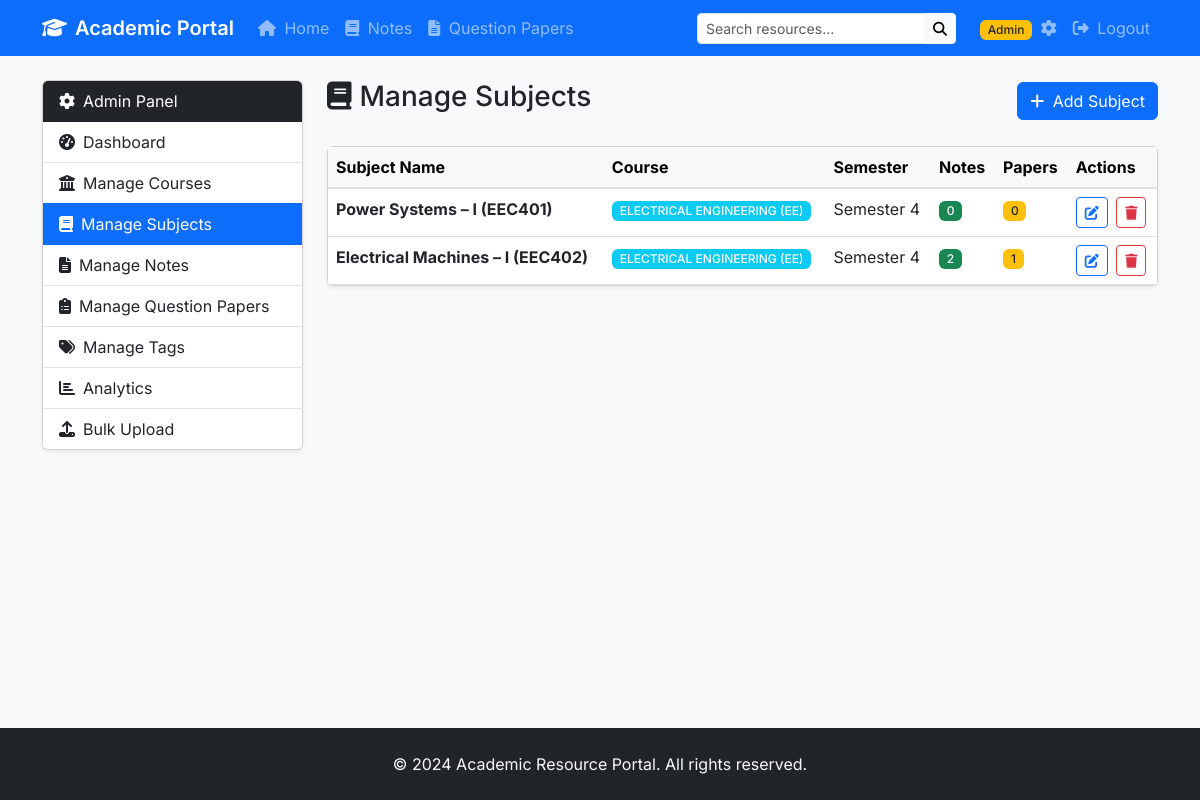
Before: /admin/subjects (signed in) with the older database file.
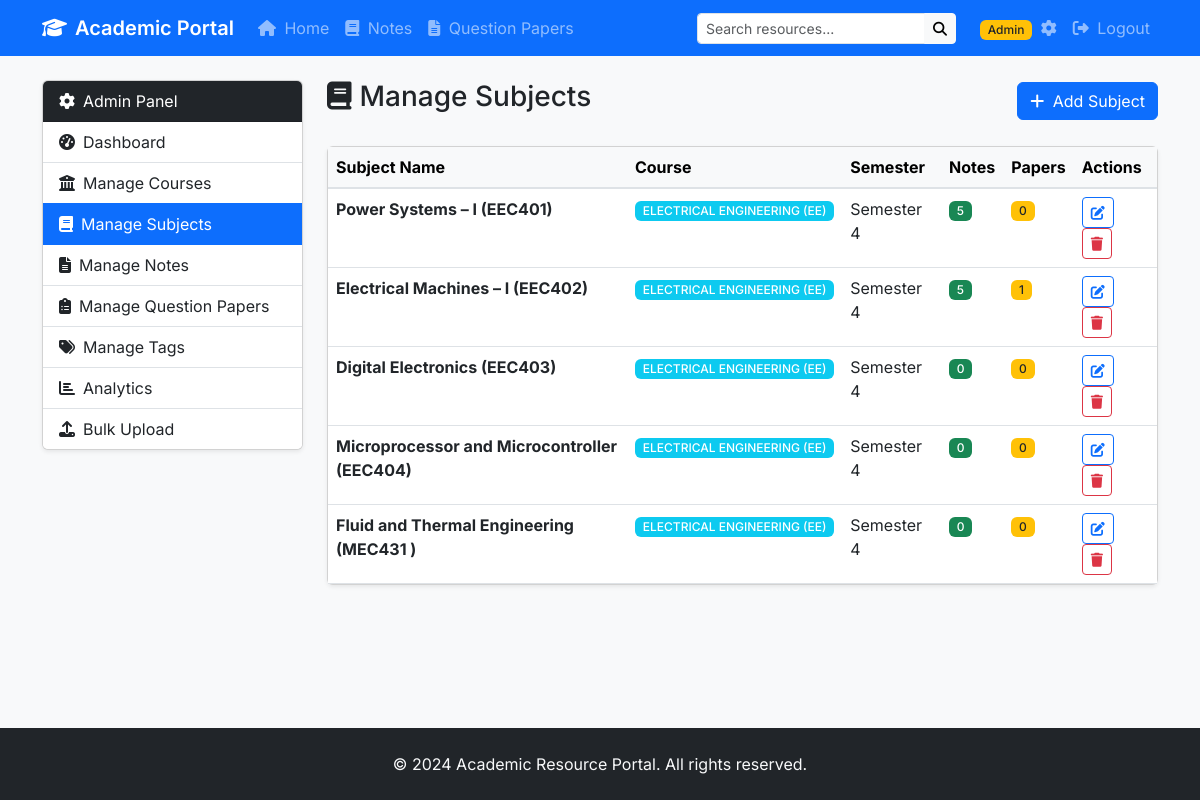
After: the same page with the newer database file.
### models.py (models this page shows, shortened)
class Subject(db.Model):
    id = db.Column(db.Integer, primary_key=True)
    name = db.Column(db.String(100), nullable=False)
    course_id = db.Column(db.Integer, db.ForeignKey('course.id'), nullable=False)
    semester = db.Column(db.Integer, nullable=False)
    created_at = db.Column(db.DateTime, default=datetime.utcnow)
    notes = db.relationship('Note', backref='subject', lazy=True, cascade='all, delete-orphan')
    question_papers = db.relationship('QuestionPaper', backref='subject', lazy=True, cascade='all, delete-orphan')

class Course(db.Model):
    id = db.Column(db.Integer, primary_key=True)
    name = db.Column(db.String(100), unique=True, nullable=False)
    description = db.Column(db.Text)
    created_at = db.Column(db.DateTime, default=datetime.utcnow)
    subjects = db.relationship('Subject', backref='course', lazy=True, cascade='all, delete-orphan')

### routes.py (the view)
@app.route('/admin/subjects')
@login_required
def admin_subjects():
    subjects = Subject.query.join(Course).order_by(Course.name, Subject.semester).all()
    return render_template('admin/subjects.html', subjects=subjects)

### routes.py (called while the page is built)
@login_manager.user_loader
def load_user(user_id):
    return Admin.query.get(int(user_id))

### templates/admin/subjects.html (shortened to what this page needs)
{% extends "admin/base_admin.html" %}
{% block admin_content %}
<div class="d-flex justify-content-between align-items-center mb-4">
    <h3><i class="fas fa-book me-2"></i>Manage Subjects</h3>
    <a href="{{ url_for('admin_add_subject') }}" class="btn btn-primary">
        <i class="fas fa-plus me-1"></i> Add Subject
    </a>
</div>
{% if subjects %}
<div class="card shadow-sm">
    <div class="table-responsive">
        <table class="table table-hover mb-0">
            <thead class="table-light">
                <tr>
                    <th>Subject Name</th>
                    <th>Course</th>
                    <th>Semester</th>
                    <th>Notes</th>
                    <th>Papers</th>
                    <th>Actions</th>
                </tr>
            </thead>
            <tbody>
                {% for subject in subjects %}
                <tr>
                    <td><strong>{{ subject.name }}</strong></td>
                    <td><span class="badge bg-info">{{ subject.course.name }}</span></td>
                    <td>Semester {{ subject.semester }}</td>
                    <td><span class="badge bg-success">{{ subject.notes|length }}</span></td>
                    <td><span class="badge bg-warning text-dark">{{ subject.question_papers|length }}</span></td>
                    <td>
                        <a href="{{ url_for('admin_edit_subject', subject_id=subject.id) }}" class="btn btn-sm btn-outline-primary me-1">
                            <i class="fas fa-edit"></i>
                        </a>
                        <form action="{{ url_for('admin_delete_subject', subject_id=subject.id) }}" method="post" class="d-inline" onsubmit="return confirm('Are you sure? This will delete all notes and question papers under this subject.')">
                            <button type="submit" class="btn btn-sm btn-outline-danger">
                                <i class="fas fa-trash"></i>
                            </button>
                        </form>
                    </td>
                </tr>
                {% endfor %}
            </tbody>
        </table>
    </div>
</div>
{% else %}
<div class="alert alert-info">
    <i class="fas fa-info-circle me-2"></i>No subjects yet. <a href="{{ url_for('admin_add_subject') }}">Add your first subject</a>.
</div>
{% endif %}
{% endblock %}

### templates/admin/base_admin.html
{% extends "base.html" %}
{% block content %}
<div class="row">
    <div class="col-md-3 mb-4">
        <div class="card shadow-sm">
            <div class="card-header bg-dark text-white">
                <i class="fas fa-cog me-2"></i>Admin Panel
            </div>
            <div class="list-group list-group-flush">
                <a href="{{ url_for('admin_dashboard') }}" class="list-group-item list-group-item-action {% if request.endpoint == 'admin_dashboard' %}active{% endif %}">
                    <i class="fas fa-tachometer-alt me-2"></i>Dashboard
                </a>
                <a href="{{ url_for('admin_courses') }}" class="list-group-item list-group-item-action {% if 'course' in request.endpoint %}active{% endif %}">
                    <i class="fas fa-university me-2"></i>Manage Courses
                </a>
                <a href="{{ url_for('admin_subjects') }}" class="list-group-item list-group-item-action {% if 'subject' in request.endpoint %}active{% endif %}">
                    <i class="fas fa-book me-2"></i>Manage Subjects
                </a>
                <a href="{{ url_for('admin_notes') }}" class="list-group-item list-group-item-action {% if 'note' in request.endpoint %}active{% endif %}">
                    <i class="fas fa-file-alt me-2"></i>Manage Notes
                </a>
                <a href="{{ url_for('admin_question_papers') }}" class="list-group-item list-group-item-action {% if 'question_paper' in request.endpoint %}active{% endif %}">
                    <i class="fas fa-clipboard-list me-2"></i>Manage Question Papers
                </a>
                <a href="{{ url_for('admin_tags') }}" class="list-group-item list-group-item-action {% if 'tag' in request.endpoint %}active{% endif %}">
                    <i class="fas fa-tags me-2"></i>Manage Tags
                </a>
                <a href="{{ url_for('admin_analytics') }}" class="list-group-item list-group-item-action {% if request.endpoint == 'admin_analytics' %}active{% endif %}">
                    <i class="fas fa-chart-bar me-2"></i>Analytics
                </a>
                <a href="{{ url_for('admin_bulk_upload') }}" class="list-group-item list-group-item-action {% if request.endpoint == 'admin_bulk_upload' %}active{% endif %}">
                    <i class="fas fa-upload me-2"></i>Bulk Upload
                </a>
            </div>
        </div>
    </div>
    <div class="col-md-9">
        {% block admin_content %}{% endblock %}
    </div>
</div>
{% endblock %}

### templates/base.html (shortened to what this page needs)
<!DOCTYPE html>
<html lang="en">
<head>
    <link href="https://cdnjs.cloudflare.com/ajax/libs/font-awesome/6.4.0/css/all.min.css" rel="stylesheet">
    <link href="https://cdn.jsdelivr.net/npm/bootstrap@5.3.0/dist/css/bootstrap.min.css" rel="stylesheet">
    <link href="{{ url_for('static', filename='css/style.css') }}" rel="stylesheet">
</head>
<body>
    <nav class="navbar navbar-expand-lg navbar-dark bg-primary sticky-top">
        <div class="container">
            <a class="navbar-brand d-flex align-items-center" href="{{ url_for('index') }}">
                <i class="fas fa-graduation-cap me-2"></i>
                <span class="fw-semibold">Academic Portal</span>
            </a>
            <div class="collapse navbar-collapse" id="navbarNav">
                <ul class="navbar-nav me-auto">
                    <li class="nav-item">
                        <a class="nav-link" href="{{ url_for('index') }}">
                            <i class="fas fa-home me-1"></i> Home
                        </a>
                    </li>
                    <li class="nav-item">
                        <a class="nav-link" href="{{ url_for('notes') }}">
                            <i class="fas fa-book me-1"></i> Notes
                        </a>
                    </li>
                    <li class="nav-item">
                        <a class="nav-link" href="{{ url_for('question_papers') }}">
                            <i class="fas fa-file-alt me-1"></i> Question Papers
                        </a>
                    </li>
                </ul>
                <form class="d-flex me-3" action="{{ url_for('search') }}" method="GET">
                    <div class="input-group">
                        <input type="text" class="form-control form-control-sm" name="q" placeholder="Search resources..." value="{{ request.args.get('q', '') }}" style="min-width: 200px;">
                        <button class="btn btn-light btn-sm" type="submit">
                            <i class="fas fa-search"></i>
                        </button>
                    </div>
                </form>
                <ul class="navbar-nav">
                    {% if current_user.is_authenticated %}
                    <li class="nav-item">
                        <a class="nav-link" href="{{ url_for('admin_dashboard') }}">
                            <span class="badge bg-warning text-dark me-1">Admin</span>
                            <i class="fas fa-cog"></i>
                        </a>
                    </li>
                    <li class="nav-item">
                        <a class="nav-link" href="{{ url_for('logout') }}">
                            <i class="fas fa-sign-out-alt me-1"></i> Logout
                        </a>
                    </li>
                    {% else %}
                    <li class="nav-item">
                        <a class="nav-link" href="{{ url_for('login') }}">
                            <i class="fas fa-sign-in-alt me-1"></i> Admin Login
                        </a>
                    </li>
                    {% endif %}
                </ul>
            </div>
        </div>
    </nav>
    <main class="py-4">
        <div class="container">
            {% block content %}{% endblock %}
        </div>
    </main>
    <footer class="bg-dark text-light py-4 mt-5">
        <div class="container text-center">
            <p class="mb-0">&copy; 2024 Academic Resource Portal. All rights reserved.</p>
        </div>
    </footer>
</body>
</html>

### static/css/style.css (style rules this page uses)
body { font-family: 'Inter', sans-serif; background-color: #f8f9fa; min-height: 100vh; display: flex; flex-direction: column; }
main { flex: 1; }
.navbar-brand { font-size: 1.25rem; }
.card-header { border-bottom: 1px solid rgba(0, 0, 0, 0.125); }
.list-group-item { border-left: none; border-right: none; }
.list-group-item:first-child { border-top: none; }
.table > thead { border-bottom: 2px solid #dee2e6; }
.badge { font-weight: 500; }
footer { margin-top: auto; }

Changed rows visible on the page:
computed for Subject "Power Systems – I (EEC401)": notes|length "0" → "5"
computed for Subject "Electrical Machines – I (EEC402)": notes|length "2" → "5"
added Subject: name "Digital Electronics (EEC403)", course.name "ELECTRICAL ENGINEERING (EE)", semester "4", notes|length "0", question_papers|length "0"
added Subject: name "Microprocessor and Microcontroller (EEC404)", course.name "ELECTRICAL ENGINEERING (EE)", semester "4", notes|length "0", question_papers|length "0"
added Subject: name "Fluid and Thermal Engineering (MEC431 )", course.name "ELECTRICAL ENGINEERING (EE)", semester "4", notes|length "0", question_papers|length "0"
